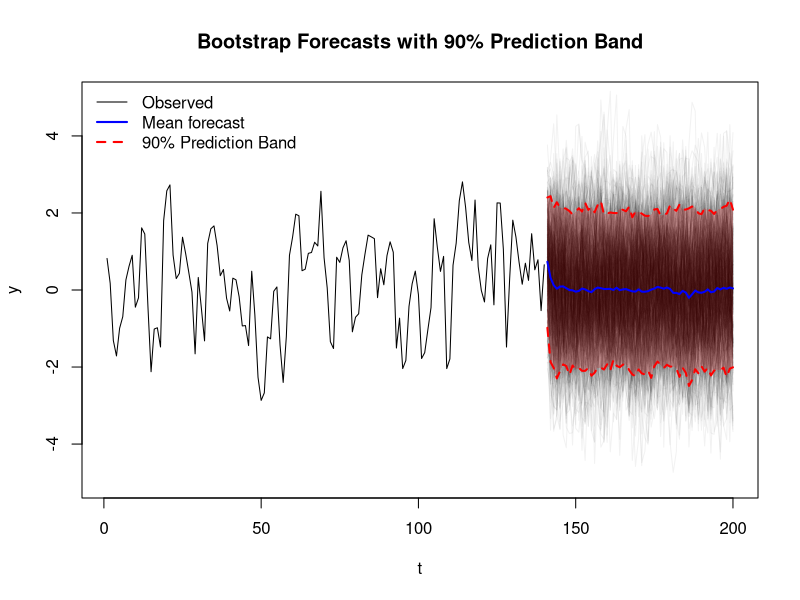
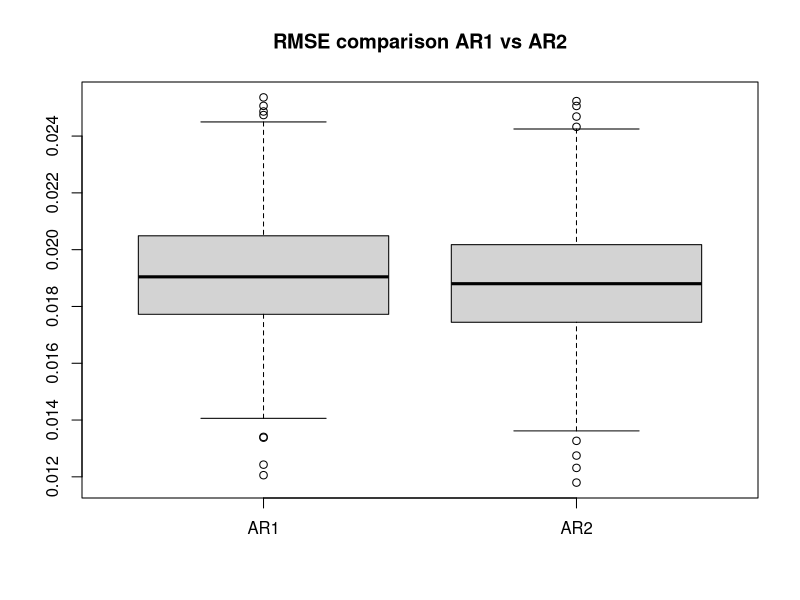
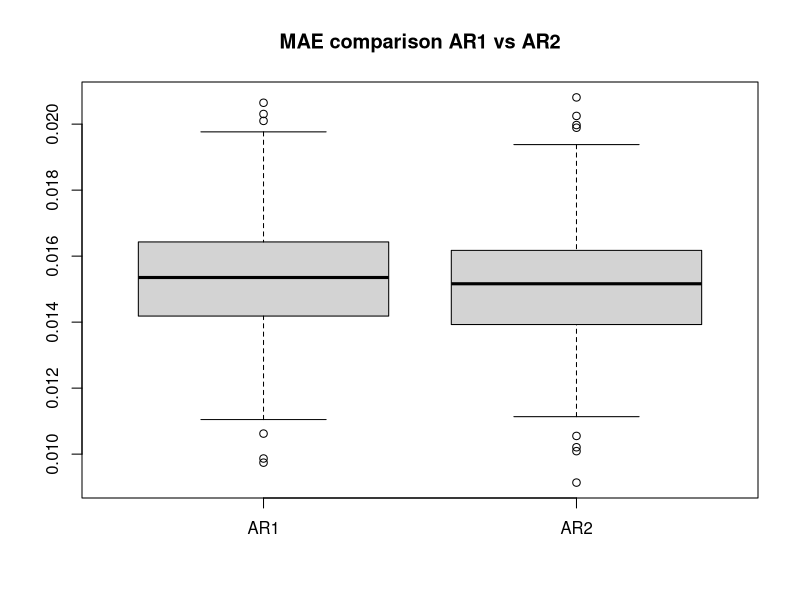
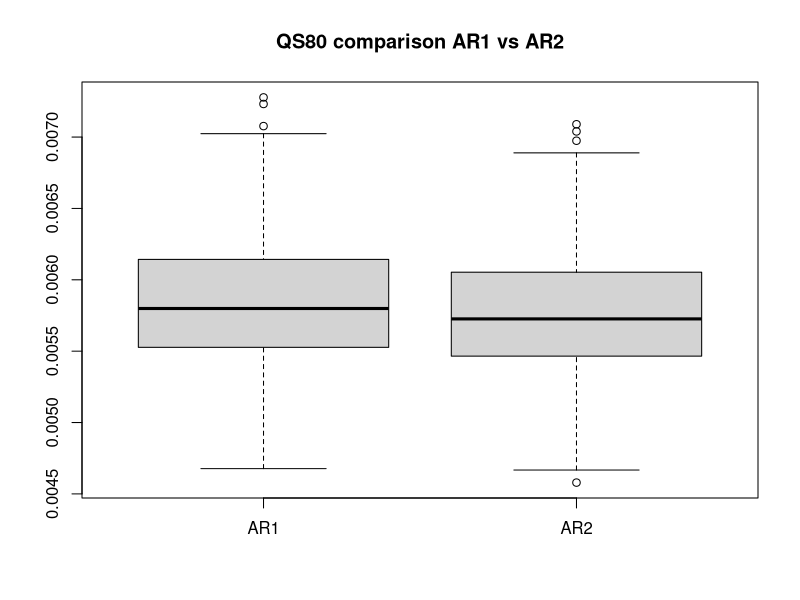

These charts were generated, in order, by the following R code:
rm(list=ls())

library(forecast)
# ex01 generate from arma 1 0 1, fit model on train, parametric bootstrap sample path, compute mean and quantile on these, plot, compute score for both prediction, report score




simulate_arma11 <- function(Y0, eps0, N, phi, theta, sigma) {
  #' Simulate T observations from an ARMA(1,1) process
  #' 
  #' The ARMA(1,1) model is:
  #' Y_t = phi * Y_{t-1} + eps_t + theta * eps_{t-1}
  #' 
  #' where eps_t ~ N(0, sigma^2)
  #' 
  #'  Y0 Starting value for Y at time 0
  #'  eps0 Starting value for innovation at time 0
  #'  T Number of observations to simulate
  #'  phi AR(1) coefficient
  #'  theta MA(1) coefficient
  #'  sigma Standard deviation of the innovation process
  #' 
  #' Return: A list containing:
  #'   Y: vector of T simulated values
  #'   eps: vector of T innovation values
  
  # Initialize vectors
  Y <- numeric(N)
  eps <- numeric(N)
  
  # Generate innovations from N(0, sigma^2)
  eps <- rnorm(N, mean = 0, sd = sigma)
  
  # Simulate ARMA(1,1) process
  for (t in 1:N) {
    if (t == 1) {
      Y[t] <- phi * Y0 + eps[t] + theta * eps0
    } else {
      Y[t] <- phi * Y[t-1] + eps[t] + theta * eps[t-1]
    }
  }
  
  return(list(Y = Y, eps = eps))
}


N <- 200
phi <- 0.6   
theta <- 0.3  
sigma <- 1
Y0<-0
eps0<-0

# Forecasting Package
#y <- arima.sim(n = n, list(ar = phi, ma = theta), sd = sigma)
y<-simulate_arma11(Y0=Y0, eps0=eps0, N=N, phi=phi, theta=theta, sigma=sigma)$Y

# Divide into train and test set
p_train <- 0.7
n_train <- floor(N * p_train)
y_train <- y[1:n_train]
y_test <- y[(n_train+1):N]
h <- length(y_test)


fit <- Arima(y_train, order = c(1,0,1), include.mean = FALSE)

# fable package
# fit <- leisure |>
#  model(arima = ARIMA(y ~ pdq(1, 0, 1)))


B <- 500  # number of bootstrap paths
boot_preds <- matrix(NA, nrow = h, ncol = B)

for(b in 1:B){
  #boot_path <- simulate(fit, nsim = h, bootstrap = TRUE)
  #boot_preds[,b] <- boot_path
  
  boot_preds[,b] <- simulate_arma11(Y0=y_train[n_train], eps0=fit$residuals[n_train], N=h, phi=fit$coef["ar1"], theta=fit$coef["ma1"], sigma=sqrt(fit$sigma2))$Y
}


pred_mean <- apply(boot_preds, 1, mean)
alpha <- .1
pred_q_upper <- apply(boot_preds, 1, function(x) quantile(x, probs = 1- alpha/2))
pred_q_lower <- apply(boot_preds, 1, function(x) quantile(x, probs = alpha/2))

plot(y, type="l", col="white", main="Bootstrap Forecasts with 90% Prediction Band",
     ylab="y", xlab="t", ylim=c(-5,5))
lines(y[1:n_train])
# plot bootstrap paths
for(b in 1:B){
  lines(n_train + 1:h, boot_preds[,b], col=rgb(0,0,0,alpha=0.05))
}



# quantile forecast band
lines(n_train + 1:h, pred_q_upper, col="red", lwd=2, lty=2)
lines(n_train + 1:h, pred_q_lower, col="red", lwd=2, lty=2)

# shaded area for prediction band
polygon(c(n_train + 1:h, rev(n_train + 1:h)),
        c(pred_q_upper, rev(pred_q_lower)),
        col=rgb(1,0,0,alpha=0.2), border=NA)

# mean forecast
lines(n_train + 1:h, pred_mean, col="blue", lwd=2)

legend("topleft",
       legend=c("Observed","Mean forecast","90% Prediction Band"),
       col=c("black","blue","red"), lty=c(1,1,2), lwd=c(1,2,2), bty="n")

# rmse on predicted mean
rmse_mean <- sqrt(mean((y_test - pred_mean)^2))
rmse_q_upper <- sqrt(mean((y_test - pred_q_upper)^2))

# quantile score on predicted quantile
mean_qs_upper <- mean(
  (1-alpha/2 - 1)*(y_test - pred_q_upper)*(y_test < pred_q_upper) +
    (1-alpha/2)*(y_test - pred_q_upper)*(y_test >= pred_q_upper)
)

# quantile score on mean
mean_qs_mean <- mean(
  (0.5 - 1)*(y_test - pred_mean)*(y_test < pred_mean) +
    (0.5)*(y_test - pred_mean)*(y_test >= pred_mean)
)


# print results
cat(paste0("RMSE on mean forecast: ", round(rmse_mean,4), "\n"))
cat(paste0("Mean Quantile Score on mean forecast: ", round(mean_qs_mean,4), "\n"))

cat(paste0("RMSE on 95% quantile forecast: ", round(rmse_q_upper,4), "\n"))
cat(paste0("Mean Quantile Score on 95% quantile forecast: ", round(mean_qs_upper,4), "\n"))


# ex2 - simulation study: generate from AR2 model, fit AR1 model and AR2 model, compute rmse, mae and qnatile score on predicted 80% quantile, represent effect of model mispecification with boxplot


simulate_ar2 <- function(Y1, Y0, N, phi1, phi2, sigma) {
  #' Simulate T observations from an ARMA(1,1) process
  #' 
  #' The AR(2) model is:
  #' Y_t = phi_1 * Y_{t-1} + phi_2 * Y_{t-2}  + eps_t
  #' 
  #' where eps_t ~ N(0, sigma^2)
  #' 
  #'  Y1,Y0 Starting value for Y at time 0
  #'  N Number of observations to simulate
  #'  sigma Standard deviation of the innovation process
  #' 
  #' Return: A list containing:
  #'   Y: vector of T simulated values
  
  # Initialize vectors
  Y <- numeric(N)
  
  # Generate innovations from N(0, sigma^2)
  eps <- rnorm(N, mean = 0, sd = sigma)
  
  # Simulate ARMA(1,1) process
  for (t in 2:N) {
    if (t == 2) {
      Y[t] <- phi1 * Y1+ phi2 * Y0 + eps[t]
    } else {
      Y[t] <- phi1 * Y[t-1]+ phi2 * Y[t-2] + eps[t]
    }
  }
  
  return(list(Y = Y))
}


# Simulation
B <- 500
n=500
phi <- c(.9, -.8)
sigma_eps <- .01
p_training = 0.7


alpha <- 0.8  # 80% quantile

# create mat for storing results
mat_results <- matrix(NA, nrow = B, ncol = 6)

for(b in seq(B)){

  set.seed(1234+b)
  #generate y
  y = simulate_ar2(Y1=0, Y0=0, N=500, phi1=0.9, phi2=-0.8, sigma=0.01)$Y
  # split in training and test and proportion given
  y_train = y[1:floor(n*p_training)]
  y_test = y[(floor(n*p_training)+1):n]
  # fit AR1 model
  fit_ar1 <- Arima(y_train, order = c(1,0,0), include.mean = FALSE)
  # fit AR2 model
  fit_ar2 <- Arima(y_train, order = c(2,0,0), include.mean = FALSE)
  # predict on test set with both model
  pred_ar1 <- forecast(fit_ar1, h = length(y_test))
  pred_ar2 <- forecast(fit_ar2, h = length(y_test))
  # compute RMSE for both models
  rmse_ar1 <- sqrt(mean((y_test - pred_ar1$mean)^2))
  rmse_ar2 <- sqrt(mean((y_test - pred_ar2$mean)^2))
  # compute the MAE for both models
  mae_ar1 <- mean(abs(y_test - pred_ar1$mean))
  mae_ar2 <- mean(abs(y_test - pred_ar2$mean))
  # 80% quantile forecasts
  q80_ar1 <- pred_ar1$upper[,1]
  q80_ar2 <- pred_ar2$upper[,1]
  
  # Quantile score 
  qs_ar1 <- (alpha-1) * (y_test - q80_ar1) * (y_test < q80_ar1) +
    (alpha) * (y_test - q80_ar1) * (y_test >= q80_ar1)
  
  qs_ar2 <-  (alpha-1) * (y_test - q80_ar2) * (y_test < q80_ar2) +
    (alpha) * (y_test - q80_ar2) * (y_test >= q80_ar2)
  
  # compute mean score qantile score
  mean_qs_ar1 = mean(qs_ar1)
  mean_qs_ar2 = mean(qs_ar2)
  
  # store results in matrix
  mat_results[b, ] = c(rmse_ar1, rmse_ar2, mae_ar1, mae_ar2, mean_qs_ar1, mean_qs_ar2)
  
  cat(paste0(b, "\n"))
}

# plot results
colnames(mat_results) <- c("RMSE_AR1", "RMSE_AR2", "MAE_AR1", "MAE_AR2", "QS80_AR1", "QS80_AR2")
# boxplot comparing ar1 vs ar 2 for each metric
boxplot(mat_results[,1:2], main = "RMSE comparison AR1 vs AR2", names = c("AR1", "AR2"))
boxplot(mat_results[,3:4], main = "MAE comparison AR1 vs AR2", names = c("AR1", "AR2"))
boxplot(mat_results[,5:6], main = "QS80 comparison AR1 vs AR2", names = c("AR1", "AR2"))





















